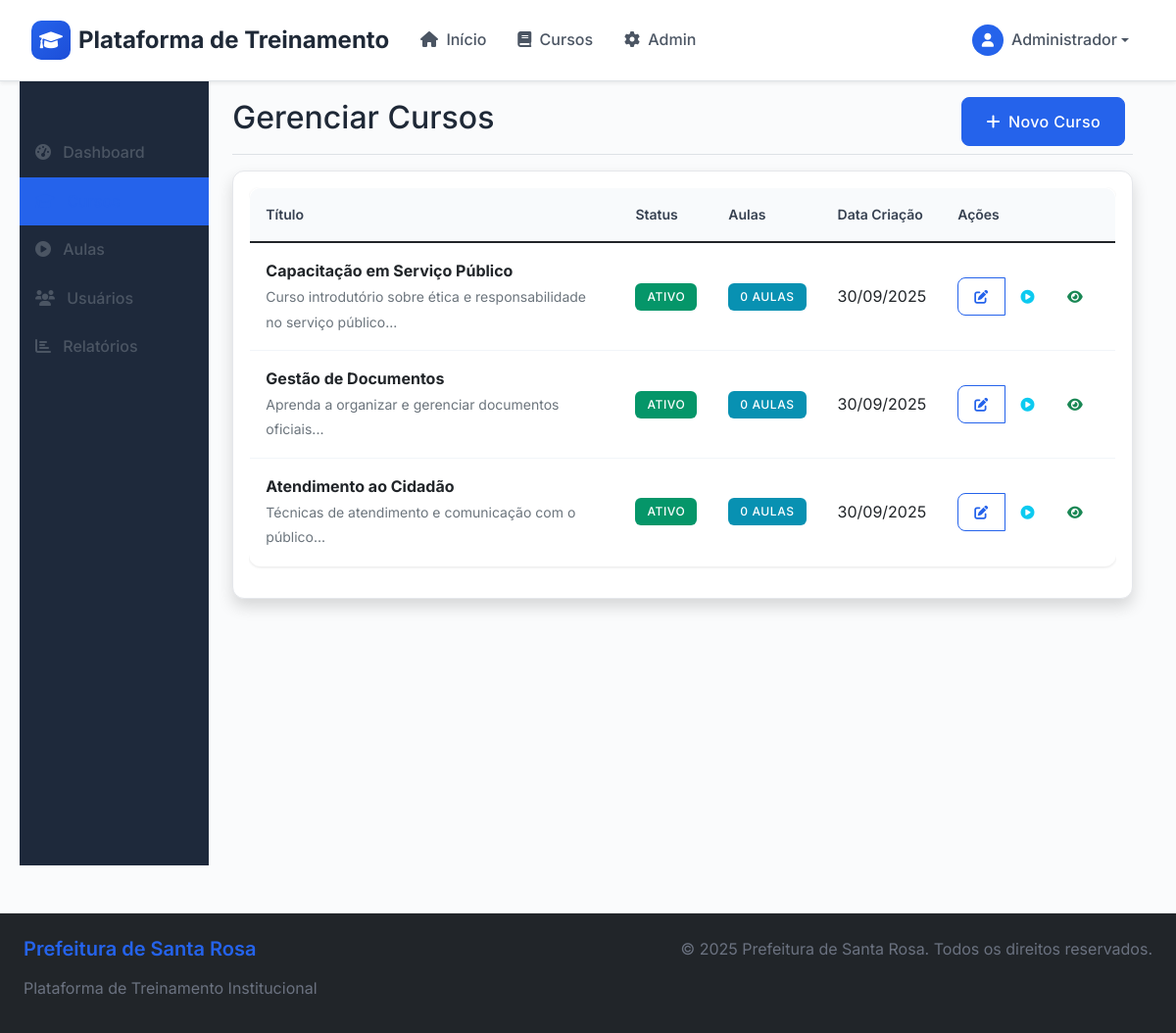
Page /admin/cursos.php (signed in) on the committed database.
### tables this page shows
CREATE TABLE cursos (
    id INT AUTO_INCREMENT PRIMARY KEY,
    titulo VARCHAR(200) NOT NULL,
    descricao TEXT,
    status ENUM('ativo', 'inativo') DEFAULT 'ativo',
    data_criacao TIMESTAMP DEFAULT CURRENT_TIMESTAMP,
    gestor_id INT,
    FOREIGN KEY (gestor_id) REFERENCES usuarios(id)
);

### admin/cursos.php (the view, shortened to what this page needs)
<?php
include '../includes/header.php';
$database = new Database();
$db = $database->getConnection();
$action = $_GET['action'] ?? 'list';
$cursos = [];
if($action == 'list' && $db) {
    $query = "SELECT c.*, u.nome as gestor_nome,
              COUNT(a.id) as total_aulas
              FROM cursos c
              LEFT JOIN aulas a ON c.id = a.curso_id AND a.ativo = 1
              LEFT JOIN usuarios u ON c.gestor_id = u.id
              WHERE c.gestor_id = ?
              GROUP BY c.id
              ORDER BY c.data_criacao DESC";
    $stmt = $db->prepare($query);
    $stmt->execute([$_SESSION['usuario_id']]);
    $cursos = $stmt->fetchAll(PDO::FETCH_ASSOC);
}
?>
<div class="container-fluid">
    <div class="row">
        <nav class="col-md-3 col-lg-2 d-md-block admin-sidebar">
            <div class="position-sticky pt-3">
                <ul class="nav flex-column">
                    <li class="nav-item">
                        <a class="nav-link" href="index.php">
                            <i class="fas fa-tachometer-alt me-2"></i>
                            Dashboard
                        </a>
                    </li>
                    <li class="nav-item">
                        <a class="nav-link active" href="cursos.php">
                            <i class="fas fa-graduation-cap me-2"></i>
                        </a>
                    </li>
                    <li class="nav-item">
                        <a class="nav-link" href="aulas.php">
                            <i class="fas fa-play-circle me-2"></i>
                            Aulas
                        </a>
                    </li>
                    <li class="nav-item">
                        <a class="nav-link" href="usuarios.php">
                            <i class="fas fa-users me-2"></i>
                            Usuários
                        </a>
                    </li>
                    <li class="nav-item">
                        <a class="nav-link" href="relatorios.php">
                            <i class="fas fa-chart-bar me-2"></i>
                            Relatórios
                        </a>
                    </li>
                </ul>
            </div>
        </nav>
        <main class="col-md-9 ms-sm-auto col-lg-10 px-md-4">
            <div class="d-flex justify-content-between flex-wrap flex-md-nowrap align-items-center pt-3 pb-2 mb-3 border-bottom">
                <h1 class="h2">
                    <?php
                    echo $action == 'create' ? 'Criar Curso' :
                         ($action == 'edit' ? 'Editar Curso' : 'Gerenciar Cursos');
                    ?>
                </h1>
                <?php if($action == 'list'): ?>
                <div class="btn-toolbar mb-2 mb-md-0">
                    <div class="btn-group me-2">
                        <a href="cursos.php?action=create" class="btn btn-primary">
                            <i class="fas fa-plus me-2"></i>Novo Curso
                        </a>
                    </div>
                </div>
                <?php endif; ?>
            </div>
            <?php if($action == 'list'): ?>
            <div class="card shadow">
                <div class="card-body">
                    <?php if(empty($cursos)): ?>
                    <div class="text-center py-5">
                        <i class="fas fa-graduation-cap fa-3x text-muted mb-3"></i>
                        <h4 class="text-muted">Nenhum curso cadastrado</h4>
                        <p class="text-muted">Comece criando seu primeiro curso.</p>
                        <a href="cursos.php?action=create" class="btn btn-primary">
                            <i class="fas fa-plus me-2"></i>Criar Primeiro Curso
                        </a>
                    </div>
                    <?php else: ?>
                    <div class="table-responsive">
                        <table class="table table-hover">
                            <thead>
                                <tr>
                                    <th>Título</th>
                                    <th>Status</th>
                                    <th>Aulas</th>
                                    <th>Data Criação</th>
                                    <th>Ações</th>
                                </tr>
                            </thead>
                            <tbody>
                                <?php foreach($cursos as $curso): ?>
                                <tr>
                                    <td>
                                        <strong><?php echo htmlspecialchars($curso['titulo']); ?></strong>
                                        <?php if($curso['descricao']): ?>
                                        <br><small class="text-muted"><?php echo htmlspecialchars(substr($curso['descricao'], 0, 100)); ?>...</small>
                                        <?php endif; ?>
                                    </td>
                                    <td>
                                        <span class="badge bg-<?php echo $curso['status'] == 'ativo' ? 'success' : 'secondary'; ?>">
                                            <?php echo ucfirst($curso['status']); ?>
                                        </span>
                                    </td>
                                    <td>
                                        <span class="badge bg-info"><?php echo $curso['total_aulas']; ?> aulas</span>
                                    </td>
                                    <td><?php echo date('d/m/Y', strtotime($curso['data_criacao'])); ?></td>
                                    <td>
                                        <div class="btn-group" role="group">
                                            <a href="cursos.php?action=edit&id=<?php echo $curso['id']; ?>"
                                               class="btn btn-sm btn-outline-primary" title="Editar">
                                                <i class="fas fa-edit"></i>
                                            </a>
                                            <a href="aulas.php?curso_id=<?php echo $curso['id']; ?>"
                                               class="btn btn-sm btn-outline-info" title="Gerenciar Aulas">
                                                <i class="fas fa-play-circle"></i>
                                            </a>
                                            <a href="../curso.php?id=<?php echo $curso['id']; ?>"
                                               class="btn btn-sm btn-outline-success" title="Visualizar" target="_blank">
                                                <i class="fas fa-eye"></i>
                                            </a>
                                        </div>
                                    </td>
                                </tr>
                                <?php endforeach; ?>
                            </tbody>
                        </table>
                    </div>
                    <?php endif; ?>
                </div>
            </div>
            <?php endif; ?>
        </main>
    </div>
</div>
<?php include '../includes/footer.php'; ?>

### assets/css/style.css (style rules this page uses)
:root { --primary-color: #2563eb; --primary-dark: #1d4ed8; --secondary-color: #64748b; --success-color: #059669; --warning-color: #d97706; --danger-color: #dc2626; --info-color: #0891b2; --light-color: #f8fafc; --dark-color: #1e293b; --gray-50: #f9fafb; --gray-100: #f3f4f6; --gray-200: #e5e7eb; --gray-300: #d1d5db; --gray-400: #9ca3af; --gray-500: #6b7280; --gray-600: #4b5563; --gray-700: #374151; --gray-800: #1f2937; --gray-900: #111827; --shadow-sm: 0 1px 2px 0 rgb(0 0 0 / 0.05); --shadow: 0 1px 3px 0 rgb(0 0 0 / 0.1), 0 1px 2px -1px rgb(0 0 0 / 0.1); --shadow-md: 0 4px 6px -1px rgb(0 0 0 / 0.1), 0 2px 4px -2px rgb(0 0 0 / 0.1); --shadow-lg: 0 10px 15px -3px rgb(0 0 0 / 0.1), 0 4px 6px -4px rgb(0 0 0 / 0.1); --shadow-xl: 0 20px 25px -5px rgb(0 0 0 / 0.1), 0 8px 10px -6px rgb(0 0 0 / 0.1); --border-radius: 0.75rem; --border-radius-lg: 1rem; --border-radius-xl: 1.5rem; }
* { box-sizing: border-box; }
body { font-family: 'Inter', -apple-system, BlinkMacSystemFont, 'Segoe UI', Roboto, sans-serif; background: #fafbfc; min-height: 100vh; margin: 0; padding: 0; line-height: 1.6; color: var(--gray-800); }
.container, .container-fluid { max-width: 100%; padding-left: 1rem; padding-right: 1rem; }
@media (min-width: 576px) { .container, .container-fluid { padding-left: 1.5rem; padding-right: 1.5rem; } }
@media (min-width: 768px) { .container, .container-fluid { padding-left: 2rem; padding-right: 2rem; } }
.card { border: 1px solid #e5e7eb; border-radius: 12px; box-shadow: 0 1px 3px 0 rgba(0, 0, 0, 0.1); transition: all 0.2s ease; background: #ffffff; overflow: hidden; }
.btn { border-radius: 8px; font-weight: 500; padding: 0.75rem 1.5rem; transition: all 0.2s ease; border: 1px solid transparent; text-transform: none; letter-spacing: 0.025em; }
.btn-primary { background: var(--primary-color); color: white; border-color: var(--primary-color); }
.btn-outline-primary { border: 1px solid var(--primary-color); color: var(--primary-color); background: transparent; }
.admin-sidebar { background-color: var(--dark-color); min-height: 100vh; padding: 2rem 0; }
.admin-sidebar .nav-link { color: #d1d5db; padding: 1rem 2rem; border-radius: 0; transition: all 0.3s ease; }
.admin-sidebar .nav-link:hover, .admin-sidebar .nav-link.active { background-color: var(--primary-color); color: white; }
.table { background-color: white; border-radius: 10px; overflow: hidden; box-shadow: 0 2px 4px rgba(0, 0, 0, 0.1); }
.table thead th { background-color: var(--primary-color); color: white; border: none; padding: 1rem; }
.table tbody td { padding: 1rem; vertical-align: middle; border-color: #e5e7eb; }
.badge { font-size: 0.8rem; padding: 0.5rem 1rem; border-radius: 20px; }
.fade-in-up { animation: fadeInUp 0.6s ease-out; }
.bg-success { background: linear-gradient(135deg, var(--success-color), #059669) !important; }
.bg-info { background: linear-gradient(135deg, var(--info-color), #0891b2) !important; }
.badge { font-weight: 600; padding: 0.5rem 0.75rem; border-radius: var(--border-radius); font-size: 0.75rem; text-transform: uppercase; letter-spacing: 0.05em; }
.table { background: #ffffff; border-radius: 12px; overflow: hidden; box-shadow: 0 1px 3px 0 rgba(0, 0, 0, 0.1); border: 1px solid #e5e7eb; }
.table thead th { background: #f8fafc; color: var(--gray-700); border: none; padding: 1rem; font-weight: 600; font-size: 0.875rem; border-bottom: 1px solid #e5e7eb; }
.table tbody td { padding: 1rem; vertical-align: middle; border-color: #e5e7eb; border-bottom: 1px solid #f1f5f9; }
.container-fluid { max-width: 100%; padding-left: 1rem; padding-right: 1rem; }
@media (min-width: 1200px) { .container-fluid { padding-left: 2rem; padding-right: 2rem; } }
.card { border: 1px solid #e5e7eb; border-radius: 12px; box-shadow: 0 1px 3px 0 rgba(0, 0, 0, 0.1); transition: all 0.2s ease; }
.badge { font-weight: 500; padding: 0.5rem 0.75rem; border-radius: 6px; font-size: 0.75rem; }
.btn-sm { padding: 0.5rem 1rem; font-size: 0.875rem; font-weight: 500; }
.nav-link { color: var(--gray-600) !important; font-weight: 500; padding: 0.75rem 1rem !important; border-radius: 8px; transition: all 0.2s ease; position: relative; }
.nav-link.active { color: var(--primary-color) !important; background: #f1f5f9; }

### rows in the picture
cursos: titulo "Capacitação em Serviço Público", descricao "Curso introdutório sobre ética e responsabilidade no serviço público", status "ATIVO", total_aulas "0", data_criacao "30/09/2025"
cursos: titulo "Gestão de Documentos", descricao "Aprenda a organizar e gerenciar documentos oficiais", status "ATIVO", total_aulas "0", data_criacao "30/09/2025"
cursos: titulo "Atendimento ao Cidadão", descricao "Técnicas de atendimento e comunicação com o público", status "ATIVO", total_aulas "0", data_criacao "30/09/2025"

### other values in the picture
$_SESSION['nome'] "Administrador"
